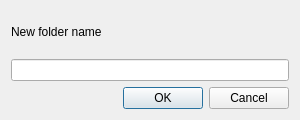
<?xml version="1.0" encoding="UTF-8"?>
<ui version="4.0">
 <class>NewFolderDialog</class>
 <widget class="QDialog" name="NewFolderDialog">
  <property name="geometry">
   <rect>
    <x>0</x>
    <y>0</y>
    <width>300</width>
    <height>120</height>
   </rect>
  </property>
  <property name="windowTitle">
   <string>Dialog</string>
  </property>
  <layout class="QVBoxLayout" name="verticalLayout">
   <item>
    <widget class="QLabel" name="label_new_folder_name">
     <property name="text">
      <string>New folder name</string>
     </property>
    </widget>
   </item>
   <item>
    <widget class="QLineEdit" name="line_edit_new_folder_name"/>
   </item>
   <item>
    <widget class="QDialogButtonBox" name="button_box">
     <property name="orientation">
      <enum>Qt::Horizontal</enum>
     </property>
     <property name="standardButtons">
      <set>QDialogButtonBox::Cancel|QDialogButtonBox::Ok</set>
     </property>
    </widget>
   </item>
  </layout>
 </widget>
 <resources/>
 <connections>
  <connection>
   <sender>button_box</sender>
   <signal>accepted()</signal>
   <receiver>NewFolderDialog</receiver>
   <slot>accept()</slot>
   <hints>
    <hint type="sourcelabel">
     <x>248</x>
     <y>254</y>
    </hint>
    <hint type="destinationlabel">
     <x>157</x>
     <y>274</y>
    </hint>
   </hints>
  </connection>
  <connection>
   <sender>button_box</sender>
   <signal>rejected()</signal>
   <receiver>NewFolderDialog</receiver>
   <slot>reject()</slot>
   <hints>
    <hint type="sourcelabel">
     <x>316</x>
     <y>260</y>
    </hint>
    <hint type="destinationlabel">
     <x>286</x>
     <y>274</y>
    </hint>
   </hints>
  </connection>
 </connections>
</ui>
